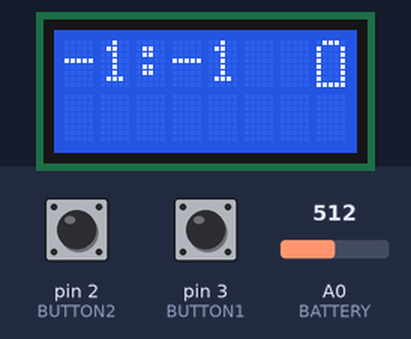
Bench run of a sketch on a simulated Arduino Uno, built with avr-gcc and run on an emulated ATmega328P. On the bench: 8×2 character LCD. The inputs (shaded band) are chosen by the test bench; at power-on: pin 2 (BUTTON2) LOW, pin 3 (BUTTON1) LOW, A0 (BATTERY) = 512. EEPROM starts erased.

Above: at 1.2 s.
1.3 s: pin 2 (BUTTON2) pulled HIGH for 1 s
At 3.3 s:
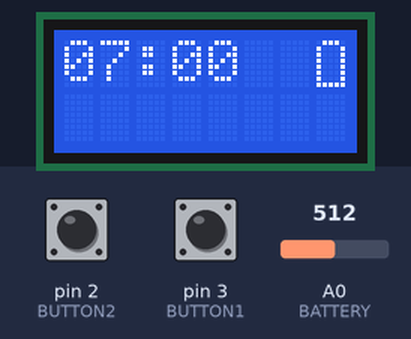
3.8 s: pin 3 (BUTTON1) pulled HIGH for 0.15 s
At 4.6 s:
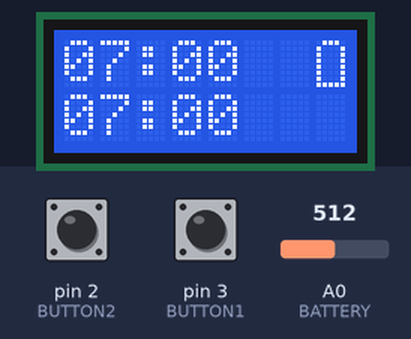
6.3 s: A0 (BATTERY) set to 724
8.3 s: A0 (BATTERY) set to 743
At 9.6 s:
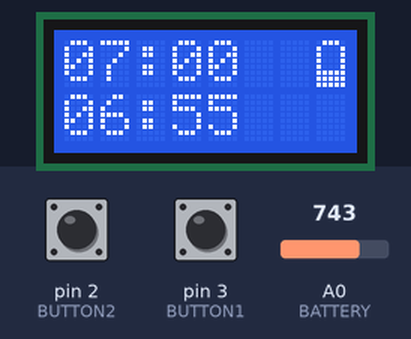
11.3 s: A0 (BATTERY) set to 900
At 12.7 s:
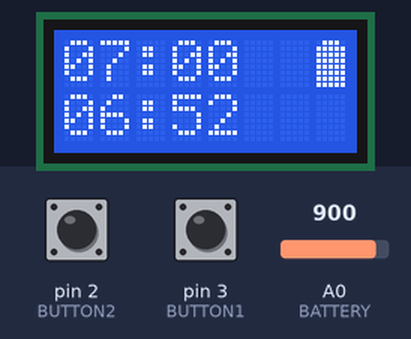
Timing chart, 0 to 14.3 s (numbered marks = the images above; inputs shaded):
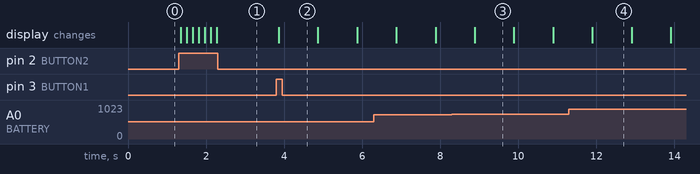

Measured:
- the behaviour switches between 736 and 737 on A0 (BATTERY) (found by bisection; images 2 and 3)
- after the input at 1.3 s, the display: first changes after 0.05 s (image 1 shows a later state)
- after the input at 3.8 s, the display: changes after 0.06 s (image 2)
- after the input at 8.3 s, the display: changes after 0.59 s (image 3)
- after the input at 11.3 s, the display: changes after 0.60 s (image 4)
- what the display in image 3 shows lasts 1.0 s, from 8.9 s to 9.9 s

The sketch:

lcd_kitchen_timer.ino
```cpp
#include "src/logic.h"

void setup() {
	ktimer_init();
}

void loop() {
	ktimer_loop();
}
```

logic.cpp
```cpp
#include "logic.h"
#include <LiquidCrystal.h>
#include <EEPROM.h>
byte bat_full[8] = {
	B01110,
	B11111,
	B11111,
	B11111,
	B11111,
	B11111,
	B11111,
	B11111,
};

byte bat_high[8] = {
	B01110,
	B10001,
	B10001,
	B11111,
	B11111,
	B11111,
	B11111,
	B11111,
};

byte bat_low[8] = {
	B01110,
	B10001,
	B10001,
	B10001,
	B10001,
	B11111,
	B11111,
	B11111,
};

byte bat_empty[8] = {
	B01110,
	B10001,
	B10001,
	B10001,
	B10001,
	B10001,
	B10001,
	B11111,
};

State state;

static LiquidCrystal lcd(LCD_RS, LCD_E, LCD_DB4, LCD_DB5, LCD_DB6, LCD_DB7);
int alarm_minutes, alarm_seconds;
int minutes, seconds;
boolean first_press;
char time_string[6];

// Testability: scale of the blocking delays and a shadow of the 8x2 LCD (it cannot be read back)
static uint8_t delay_scale = 100;
static char shadow[2][9];
static uint8_t cur_col = 0, cur_row = 0;

static void paced_delay(unsigned long ms) {
	delay(ms * delay_scale / 100);
}

void ktimer_set_delay_scale(uint8_t percent) {
	delay_scale = percent;
}

static void lcd_clear() {
	lcd.clear();
	for (uint8_t r = 0; r < 2; r++) {
		memset(shadow[r], ' ', 8);
		shadow[r][8] = 0;
	}
	cur_col = cur_row = 0;
}

static void lcd_set_cursor(uint8_t col, uint8_t row) {
	lcd.setCursor(col, row);
	cur_col = col;
	cur_row = row;
}

static void lcd_print(const char *text) {
	lcd.print(text);
	for (uint8_t i = 0; text[i]; i++, cur_col++)
		if (cur_col < 8 && cur_row < 2) shadow[cur_row][cur_col] = text[i];
}

static void lcd_icon(uint8_t icon) {
	lcd.write(byte(icon));
	if (cur_col < 8 && cur_row < 2) shadow[cur_row][cur_col] = '0' + icon;
	cur_col++;
}

void ktimer_init() {
	pinMode(BUTTON1, INPUT);
	pinMode(BUTTON2, INPUT);

	lcd.begin(8, 2);
	lcd.createChar(BAT_FULL_ICON, bat_full);
	lcd.createChar(BAT_HIGH_ICON, bat_high);
	lcd.createChar(BAT_LOW_ICON, bat_low);
	lcd.createChar(BAT_EMPTY_ICON, bat_empty);
	lcd_clear();

	EEPROM.get(MINUTES_ADDRESS, alarm_minutes);
	EEPROM.get(SECONDS_ADDRESS, alarm_seconds);

	display_alarm_time();
	display_battery();

	first_press = true;

	state = IDLE;
	minutes = seconds = 0;
}

void ktimer_loop() {
	boolean b1 = state == IDLE && button_press(BUTTON1);
	boolean b2 = state == IDLE && !b1 && button_press(BUTTON2);
	ktimer_loop_with(b1, b2);
}

void ktimer_loop_with(boolean button1, boolean button2) {
	switch (state) {
	case IDLE:
		if (button1) {
			EEPROM.put(MINUTES_ADDRESS, alarm_minutes);
			EEPROM.put(SECONDS_ADDRESS, alarm_seconds);

			minutes = alarm_minutes;
			seconds = alarm_seconds;

			state = RUNNING;
		} else if (button2) {
			if (first_press) {
				alarm_minutes = 0;
				alarm_seconds = 0;
				first_press = false;
			}
			increase_alarm_time();
			lcd_clear();
			display_alarm_time();
			display_battery();
			paced_delay(100);
		}
		break;
	case RUNNING:
		lcd_clear();
		display_alarm_time();
		display_battery();
		lcd_set_cursor(0, 1);
		sprintf(time_string, "%02d:%02d", minutes, seconds);
		lcd_print(time_string);

		paced_delay(1000);
		count_down();

		if (minutes <= 0 && seconds <= 0) {
			lcd_clear();
			display_alarm_time();
			display_battery();
			lcd_set_cursor(0, 1);
			lcd_print("!!!!");
			alarm();

			state = IDLE;
		}
		break;
	default:
		lcd_clear();
		lcd_print("ERROR");
		break;
	}
}

void count_down(void) {
	seconds--;
	if (seconds < 0) {
		minutes--;
		seconds = 59;
	}
}

void display_alarm_time(void) {
	lcd_set_cursor(0, 0);
	sprintf(time_string, "%02d:%02d", alarm_minutes, alarm_seconds);
	lcd_print(time_string);
}

void alarm(void) {
	for (uint8_t j = 0; j < BEEP_GROUPS; j++) {
		for (uint8_t i = 0; i < BEEPS; i++) {
			tone(BUZZER, TONE_FREQ);
			paced_delay(BEEP_DELAY);
			noTone(BUZZER);
			paced_delay(BEEP_DELAY);
		}
		paced_delay(BEEP_GROUP_DELAY);
	}
}

void increase_alarm_time(void) {
	alarm_minutes++;
}

boolean button_press(uint8_t pin) {
	if (digitalRead(pin) == true) {
		delay(DEBOUNCE_MS);
		if (digitalRead(pin) == true) {
			return true;
		}
	}
	return false;
}

/* Return battery voltage * 100 (to deal with int instead of float) */
int battery_voltage(void) {
	float mult = (5.0 / 1023.0) * 100.0;
	float volt = (float) analogRead(BATTERY) * mult;
	return (int) volt;
}

void display_battery(void) {
	float voltage = battery_voltage();

	lcd_set_cursor(BAT_ICON_COL, BAT_ICON_ROW);

	if (voltage >= BAT_FULL_VOLT) {
		lcd_icon(BAT_FULL_ICON);
	} else if (voltage >= BAT_HIGH_VOLT) {
		lcd_icon(BAT_HIGH_ICON);
	} else if (voltage >= BAT_LOW_VOLT) {
		lcd_icon(BAT_LOW_ICON);
	} else {
		lcd_icon(BAT_EMPTY_ICON);
	}
}

const char* ktimer_lcd_line(uint8_t row) {
	return shadow[row % 2];
}
```

logic.h
```cpp
// (licence header left out)
#pragma once
#include <Arduino.h>

enum pins {
	LCD_RS = 7,
	LCD_E = 8,
	LCD_DB4 = 9,
	LCD_DB5 = 10,
	LCD_DB6 = 11,
	LCD_DB7 = 12,
	BUTTON1 = 3,
	BUTTON2 = 2,
	BUZZER = 5,
	BATTERY = 0,
};

enum config {
	TONE_FREQ = 2110,
	BEEPS = 4,
	BEEP_DELAY = 100,
	BEEP_GROUPS = 3,
	BEEP_GROUP_DELAY = 1000,
};

enum constants {
	DEBOUNCE_MS = 50,
	MINUTES_ADDRESS = 0,
	SECONDS_ADDRESS = 0 + sizeof(int),
};

enum battery_icons {
	BAT_FULL_ICON,
	BAT_HIGH_ICON,
	BAT_LOW_ICON,
	BAT_EMPTY_ICON,
};

enum battery_icon_pos {
	BAT_ICON_COL = 7,
	BAT_ICON_ROW = 0,
};

/* Voltage * 100 to deal with int instead of float */
enum battery_voltage {
	BAT_FULL_VOLT = 380,
	BAT_HIGH_VOLT = 370,
	BAT_LOW_VOLT = 360,
	BAT_EMPTY_VOLT = 350,
};

enum State {
	IDLE = 0,
	RUNNING,
};

extern State state;
extern int alarm_minutes, alarm_seconds;   // alarm time (EEPROM addresses MINUTES_ADDRESS, SECONDS_ADDRESS)
extern int minutes, seconds;               // remaining time while RUNNING
extern boolean first_press;                // first BUTTON2 press clears the alarm time
extern char time_string[6];

void ktimer_set_delay_scale(uint8_t percent);  // 1 s count-down step, 0.1 s key repeat and ~5.4 s alarm: 100 = original (default), 0 = none
void ktimer_init();                // setup(): pins, LCD, icons, alarm time from EEPROM, IDLE
void ktimer_loop();                // one loop() pass (buttons read with button_press)
void ktimer_loop_with(boolean button1, boolean button2);  // the same pass with given debounced presses
void count_down(void);
void display_alarm_time(void);
void alarm(void);
void increase_alarm_time(void);
boolean button_press(uint8_t pin);  // HIGH = pressed (external pull-down), 50 ms debounce
int battery_voltage(void);          // volts * 100 from A0
void display_battery(void);
const char* ktimer_lcd_line(uint8_t row);  // LCD row 0/1: 8 characters, battery icons shown as '0' full .. '3' empty
```
